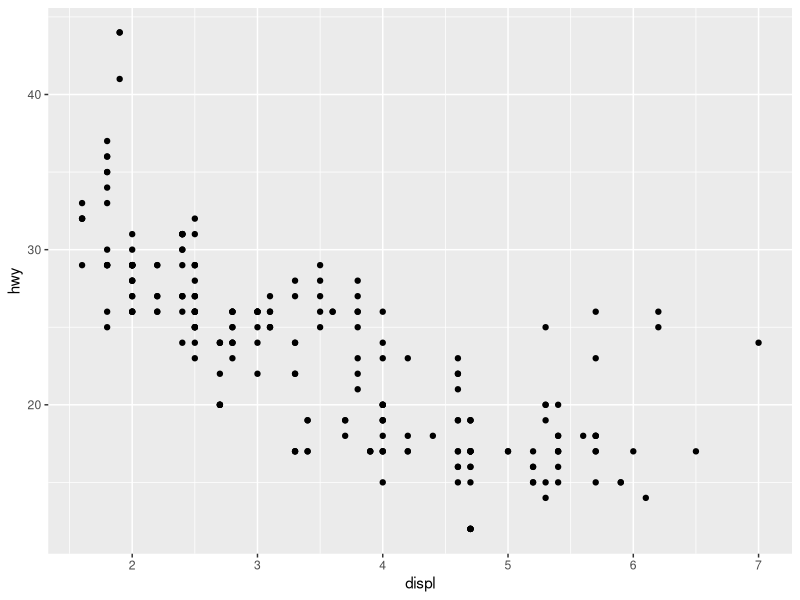
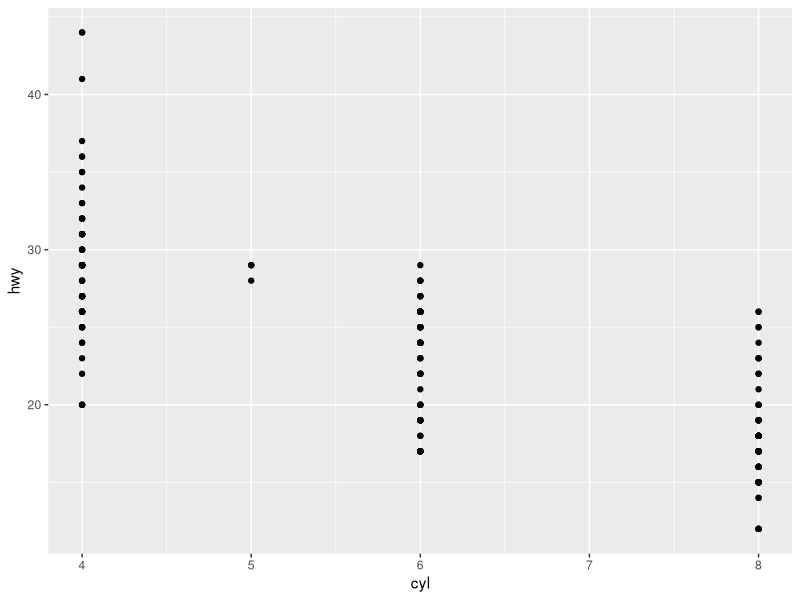
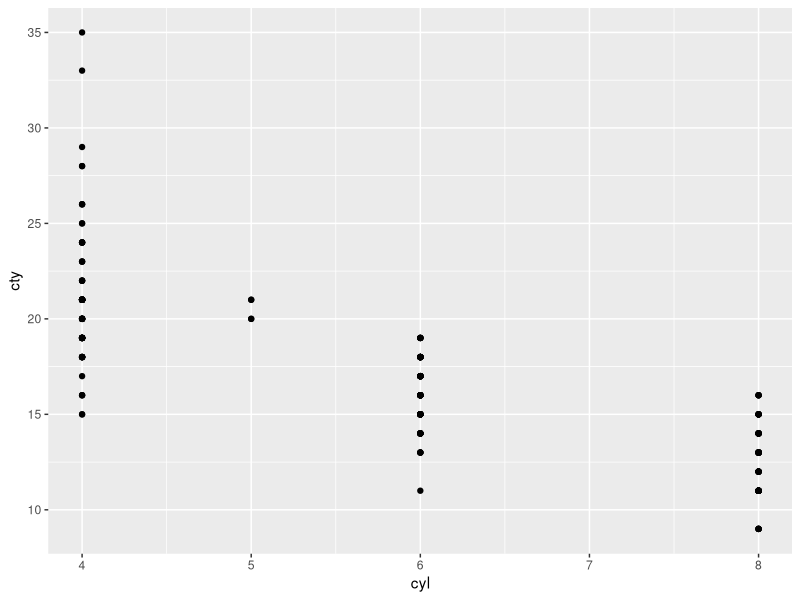
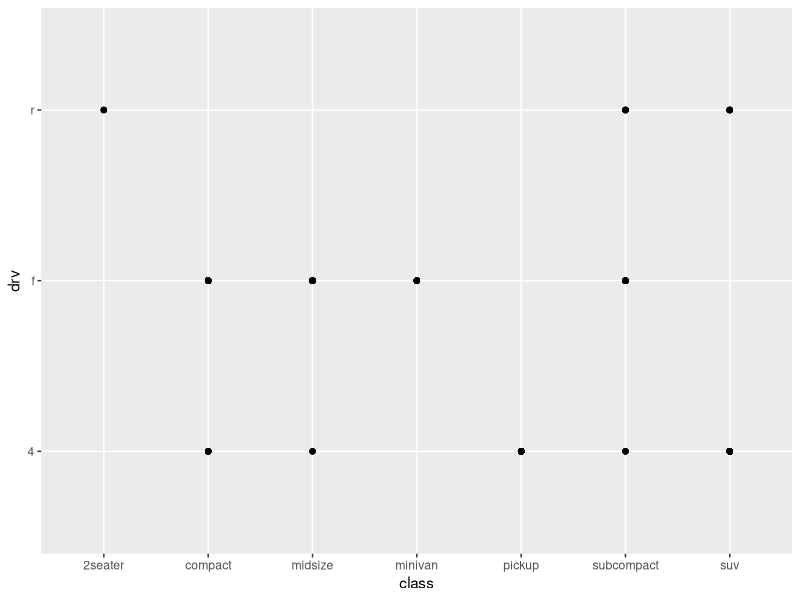
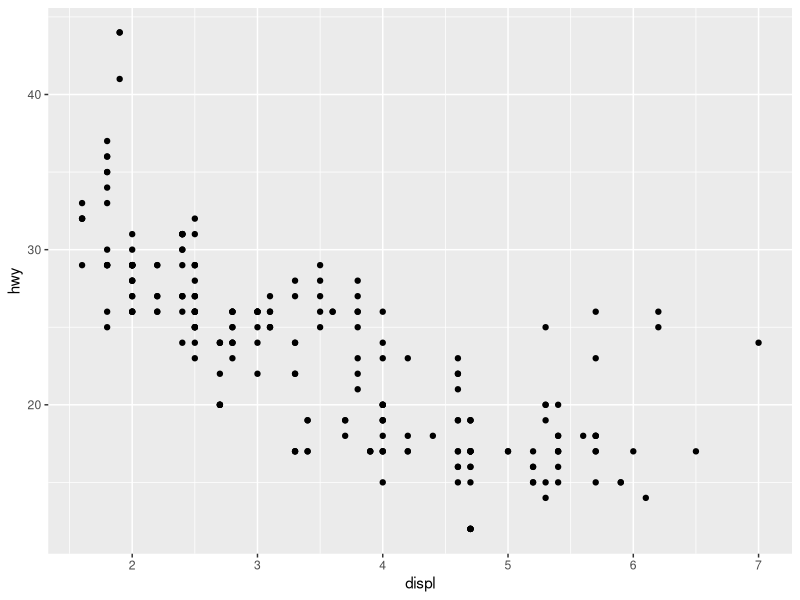
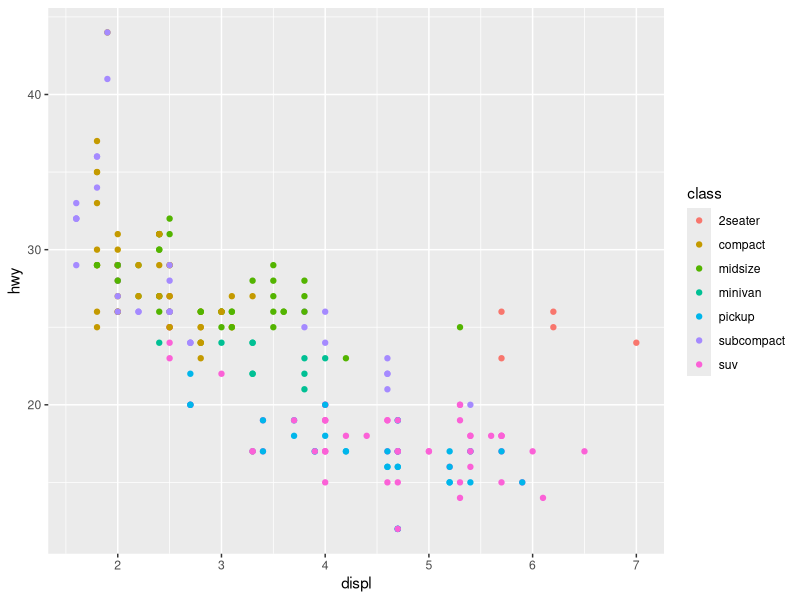
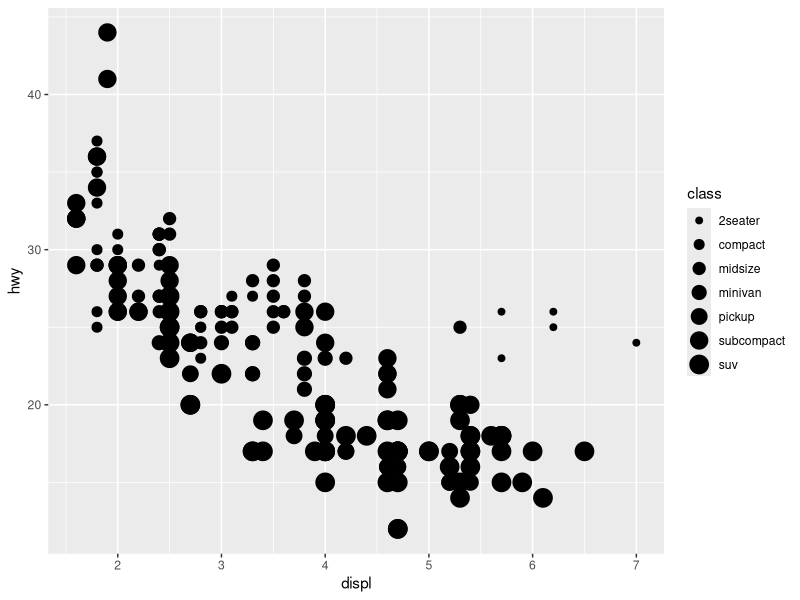
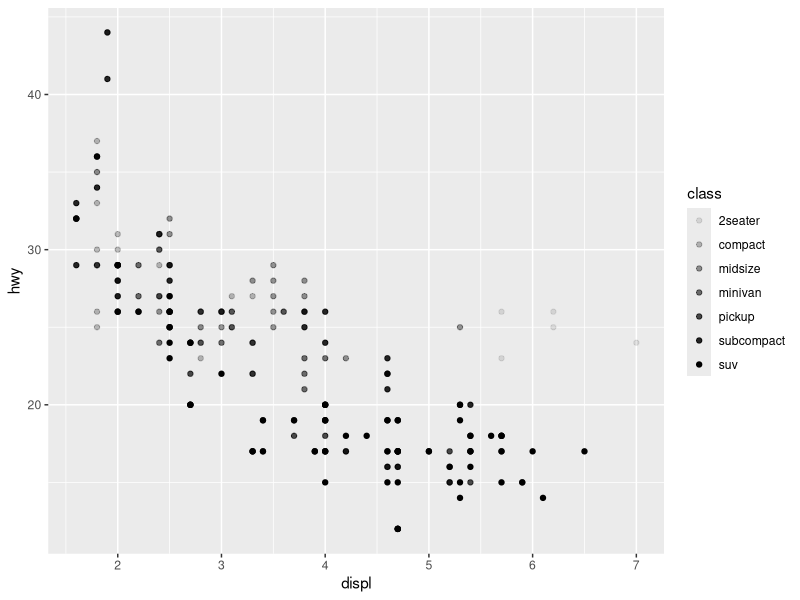

The R script that drew these images, in order:
## ---- chunk 1
knitr::opts_chunk$set(echo = TRUE)
## ---- chunk 2
library(tidyverse)
library(modeldata)
library(ggplot2)

## ---- chunk 3
#levanto data de prueba
data("mpg")
data("diamonds")

ggplot2::mpg #base de datos de coches
view(mpg) #otra forma de verlo completo

#diccionario de datos
help(mpg) #otra forma de verlo completo

#describe la estructura de un dataset
dput(mpg)
## ---- chunk 4
#OTRA FORMA DE DIBUJAR con libreria esquisse
#library(esquisse) #par ejecutar esquisser()

#demo equisser
#esquisser()
## ---- chunk 5
#los coches con motor más grande consumen mas combustible
#que los coches con motor más pequeño?
#La relación consumo/tamaño es lineal? Es no lineal?
#Es positiva? Es negativa?


#PLANTILLA PARA HACER UNA REPRESENTACION GRAFICA CON GGPLOT
#ggplot(data=<DATA_FRAME>) +
#  <GEOM_FUNCTION>(mapping= aes(<MAPPINGS>))

#displ: tamaño del motor del coche en litros
#hwy: número de millas de  autopista por galón de combustible (3.78541 litros)

#tamaño del motor "displ" vs número de millas de  autopista por galón de combustible "hwy"
ggplot(data=mpg) +
  geom_point(mapping=aes(x=displ,y=hwy))
## ---- chunk 6
#número de cilindros "cyl" vs número de millas de  autopista por galón de combustible "hwy"
ggplot(data=mpg) +
  geom_point(mapping=aes(x=cyl,y=hwy))
## ---- chunk 7
#número de cilindros "cyl" vs número de millas en ciudad por galón "cty"
ggplot(data=mpg) +
  geom_point(mapping=aes(x=cyl,y=cty))
## ---- chunk 8
#tipo de coche "class" vs tipo de tren de manejo "drv"
ggplot(data=mpg) +
  geom_point(mapping=aes(x=class,y=drv))
## ---- chunk 9
#tamaño del motor "displ" vs número de millas de  autopista por galón de combustible "hwy"
ggplot(data=mpg) +
  geom_point(mapping=aes(x=displ,y=hwy))
## ---- chunk 10
#representando 3 variables:

#haciendo un grafico , representando una tercera variable tipo clase por color en el scater plot:
ggplot(data=mpg)+
  geom_point(mapping=aes(x=displ,y=hwy, color=class))
## ---- chunk 11
#haciendo un grafico , representando una tercera variable tipo clase por tamaño en el scater plot:
ggplot(data=mpg)+
  geom_point(mapping=aes(x=displ,y=hwy, size=class))
## ---- chunk 12
#haciendo un grafico , representando una tercera variable tipo clase por transparencia en el scater plot:
ggplot(data=mpg)+
  geom_point(mapping=aes(x=displ,y=hwy, alpha=class))
## ---- chunk 13
#haciendo un grafico , representando una tercera variable tipo clase por la forma en el scater plot:
ggplot(data=mpg)+
  geom_point(mapping=aes(x=displ,y=hwy, shape=class))
## ---- chunk 14
#eleccion manual de esteticas, va por separado luego de una coma
ggplot(data=mpg) +
  geom_point(mapping=aes(x=displ,y=hwy), color="red")
## ---- chunk 15
#pintar todo de verde
ggplot(data = mpg) +
  geom_point(mapping = aes(x = displ, y = hwy), color = "green")
## ---- chunk 16
#plantilla de formas:
d=data.frame(p=c(0:25))
ggplot() +
  scale_y_continuous(name="") +
  scale_x_continuous(name="") +
  scale_shape_identity() +
  geom_point(data=d, mapping=aes(x=p%%16, y=p%/%16, shape=p), size=5, fill="yellow") +
  geom_text(data=d, mapping=aes(x=p%%16, y=p%/%16+0.25, label=p), size=3)
## ---- chunk 17
#eleccion manual de esteticas, va por separado luego de una coma mas detallada
ggplot(data=mpg) +
  geom_point(mapping=aes(x=displ,y=hwy), shape=23,size=10,color="red",fill="yellow")
## ---- chunk 18
#para graficar separando por colores los que cumplen un requisito
ggplot(data = mpg) +
  geom_point(mapping = aes(x = displ, y = hwy, color=displ <4))
## ---- chunk 19
##FACETS
# facet_wrap(~<FORMULA_VARIABLE>): la variable debe ser discreta
ggplot(data=mpg)+
  geom_point(mapping=aes(x=displ,y=hwy))+
  facet_wrap(~class,nrow=3)
## ---- chunk 20
# facet_grid(<FORMULA_VARIABLE1>~<FORMULA_VARIABLE2>)
ggplot(data=mpg)+
  geom_point(mapping=aes(x=displ,y=hwy))+
  facet_grid(drv~cyl)
## ---- chunk 21
#este metodo seria equivalente al facet_wrap, reemplazando una variable por "."
ggplot(data=mpg)+
  geom_point(mapping=aes(x=displ,y=hwy))+
  facet_grid(.~cyl)
## ---- chunk 22
#dibujando una linea suavizada para ver correlacion
ggplot(data=mpg)+
  geom_smooth(mapping = aes(x=displ,y=hwy))
## ---- chunk 23
#se agrega tipo de linea en una tercera variable
ggplot(data=mpg)+
  geom_smooth(mapping=aes(x=displ,y=hwy,linetype=drv))
## ---- chunk 24
#se agrega tipo de linea en una tercera variable
ggplot(data=mpg)+
  geom_smooth(mapping=aes(x=displ,y=hwy,linetype=drv,color=drv))
## ---- chunk 25
#combinando dos graficos
ggplot(data=mpg)+
  geom_point(mapping = aes(x=displ,y=hwy,linetype=drv,color=drv))+
  geom_smooth(mapping=aes(x=displ,y=hwy,linetype=drv,color=drv))
## ---- chunk 26
#probando con group
ggplot(data=mpg)+
  geom_smooth(mapping = aes(x=displ,y=hwy,group=drv,color=drv),
              show.legend = T)
## ---- chunk 27
#en vez de escribir graficos combinados asi:
ggplot(data=mpg)+
  geom_point(mapping=aes(x=displ,y=hwy))+
  geom_smooth(mapping = aes(x=displ,y=hwy))
## ---- chunk 28
#tambien se pueden hacer asi:
ggplot(data=mpg,mapping=aes(x=displ,y=hwy))+
  geom_point()+
  geom_smooth()

## ---- chunk 29
#otro ejemplo
ggplot(data=mpg,mapping=aes(x=displ,y=hwy))+
  geom_point(mapping=aes(shape=class))+
  geom_smooth(mapping = aes(color=drv))
## ---- chunk 30
#otro ejemplo, mostrando curva solo para un tipo de coche, 
#ademas eliminando el intervalo de confianza de la curva
ggplot(data=mpg,mapping=aes(x=displ,y=hwy))+
  geom_point(mapping=aes(color=class))+
  geom_smooth(data=filter(mpg,class=="suv"),se=F)
## ---- chunk 31
#otro ejemplo
ggplot(data = mpg, mapping = aes(x=displ, y = hwy,color = drv)) + 
  geom_point() + 
  geom_smooth( se = F)
## ---- chunk 32
#tarea1
ggplot(data = mpg, mapping = aes(x=displ, y = hwy)) + 
  geom_point() + 
  geom_smooth( se = F)
## ---- chunk 33
#tarea2
ggplot(data = mpg, mapping = aes(x=displ, y = hwy, group=drv)) + 
  geom_point() + 
  geom_smooth( se = F)
## ---- chunk 34
#tarea3
ggplot(data = mpg, mapping = aes(x=displ, y = hwy, color=drv)) + 
  geom_point() + 
  geom_smooth( se = F)
## ---- chunk 35
#tarea4
ggplot(data = mpg, mapping = aes(x=displ, y = hwy)) + 
  geom_point(aes(color=drv)) + 
  geom_smooth( se = F)
## ---- chunk 36
#tarea5
ggplot(data = mpg, mapping = aes(x=displ, y = hwy) ) + 
  geom_point(mapping = aes(col=drv, shape = drv)) + 
  geom_smooth(mapping = aes(linetype = drv), se=F)
## ---- chunk 37
#tarea6
ggplot(data = mpg, mapping = aes(x=displ, y = hwy) ) + 
  geom_point(mapping = aes(fill = drv), size = 4, 
             shape = 23, col = "white", stroke = 2) 
## ---- chunk 38
#DATA SET DIAMONDS
data(diamonds)
## ---- chunk 39
#DIAGRAMA DE BARRAS a partir de datos transaccionales
ggplot(data=diamonds)+
  geom_bar(mapping = aes(x=cut))
## ---- chunk 40
#se obtiene el mismo diagrama de barras con este otro metodo
ggplot(data=diamonds)+
  stat_count(mapping = aes(x=cut))
## ---- chunk 41
#generando barras a partir de datos transaccionales pero en porcentajes
ggplot(data=diamonds)+
  geom_bar(mapping=aes(x=cut,y=..prop..,group=1))

## ---- chunk 42

#basae con ponderaciones
demo_diamonds<-tribble(
  ~cut, ~freqs,
  "Fair", 1610,
  "Good", 4906,
  "Very Good", 12082,
  "Premium", 13791,
  "Ideal", 21551
)
## ---- chunk 43
#generando barras a partir de datos ponderados
ggplot(data=demo_diamonds)+
  geom_bar(mapping = aes(x=cut,y=freqs),stat="identity")
## ---- chunk 44
#sin embargo es mejor usar geom_col cuando ya existe la variable ponderada,...
#...se obtendra el mismo resultado que usando la funcion"identity" en geom_bar

#tarea diferencia entre bar y col
ggplot(data=demo_diamonds)+
  geom_col(mapping=aes(x=cut,y=freqs))
## ---- chunk 45
#para graficar maxims minimos y mediana
ggplot(data = diamonds)+
  stat_summary(
    mapping = aes(x=cut,y=depth),
    fun.ymin = min,
    fun.ymax = max,
    fun.y=median,
  )
## ---- chunk 46
#colores y formas de los graficos

#cambiando de color los bordes
ggplot(data=diamonds) +
  geom_bar(mapping = aes(x=cut,colour=cut))
## ---- chunk 47
#cambiando el color de relleno
ggplot(data=diamonds) +
  geom_bar(mapping = aes(x=cut,fill=cut))
## ---- chunk 48
#aprovechando el fill para visualizar una tercera variable.
ggplot(data = diamonds)+
  geom_bar(mapping = aes(x=cut,fill=clarity))
## ---- chunk 49
#formas de comparar diagramas de barras

##position="identity"
ggplot(data = diamonds, mapping=aes(x=cut,fill=clarity))+
  geom_bar(alpha=0.2,position = "identity")
## ---- chunk 50
ggplot(data = diamonds, mapping=aes(x=cut,color=clarity))+
  geom_bar(fill=NA,position = "identity")
## ---- chunk 51
##position="fill", permite comprar porcentajes
ggplot(data=diamonds,mapping = aes(x=cut,fill=clarity))+
  geom_bar(position="fill")
## ---- chunk 52
##position="dodge"
ggplot(data=diamonds,mapping = aes(x=cut,fill=clarity))+
  geom_bar(position="dodge")
## ---- chunk 53
#volvemos al scatterplot
##positio="jitter" para que los puntos no se superpongan
ggplot(data = mpg, mapping=aes(x=displ,y=hwy))+
  geom_point(position="jitter")
## ---- chunk 54
#?position_stack
##sistemas de coordenadas
ggplot(data=mpg,mapping=aes(x=class,y=hwy))+
  geom_boxplot()
## ---- chunk 55
#para girar se usa coord_flip()
ggplot(data=mpg,mapping=aes(x=class,y=hwy))+
  geom_boxplot()+
  coord_flip()

## ---- chunk 56
#para ver mapas

#cargamos datos de mapas
#coord_quickmap() ->configura el aspect ratio para mapas
#install.packages("maps")
#library(maps)

#usamos la funcion para ver mapas con longitud y latitud
usa<-map_data("usa")
## ---- chunk 57
#sin coordinate
ggplot(usa,aes(long,lat,group=group))+
  geom_polygon(fill="blue",color="white")
## ---- chunk 58
#con coordinate quickmap mejora el aspect ratio
ggplot(usa,aes(long,lat,group=group))+
  geom_polygon(fill="blue",color="white")+
  coord_quickmap()
## ---- chunk 59
italy<-map_data("italy")
ggplot(data=italy,aes(long,lat,group=group))+
  geom_polygon(fill="blue",color="white")+
  coord_quickmap()
## ---- chunk 60
#coord_polar
ggplot(data=diamonds)+
  geom_bar(
    mapping=aes(x=cut,fill=cut),
    show.legend = F,
    width = 1
  )+
  theme(aspect.ratio=1)+ #hace que el grafico este cuadrado
  labs(x=NULL,y=NULL)+ #quita los nombres de los ejes
  coord_polar() #convierte el grafico en radial
## ---- chunk 61
ggplot(data=diamonds)+
  geom_bar(mapping = aes(x=clarity,y=..prop..,group=1))
## ---- chunk 62
#ejemplo final combinando parametros
ggplot(data=diamonds)+
  geom_bar(mapping = aes(x=clarity,fill=clarity,y=..count..))+
  coord_polar()+
  facet_wrap(~cut)+
  labs(x=NULL,y=NULL,title="Ejemplo final de ggplot con JB",
       caption = "hola",
       subtitle = "probando")
## ---- chunk 63
ggplot(data = mpg, mapping = aes(x = cty, y = hwy )) + 
  geom_point()+
  geom_smooth()+
  geom_jitter()
## ---- chunk 64
ggplot(data = mpg, mapping = aes(x = cty, y = hwy )) + 
  geom_point()+
  geom_smooth()+
  geom_count()

## ---- chunk 65
#este grafico
ggplot(data=mpg,mapping=aes(x=class,y=hwy))+
  geom_boxplot(position="dodge")+
  coord_flip()
## ---- chunk 66
#da el mismo resultdo que este
ggplot(data=mpg,mapping=aes(x=class,y=hwy))+
  geom_boxplot()+
  coord_flip()
## ---- chunk 67
#diagrama de barras apilado en polar

##position="identity"
ggplot(data = diamonds, mapping=aes(x=cut,fill=clarity))+
  geom_bar(alpha=0.2,position = "identity")+
  coord_polar()
## ---- chunk 68
ggplot(data = mpg, mapping = aes(x = cty, y = hwy )) + 
  geom_point() + 
  geom_abline() + 
  coord_fixed()
